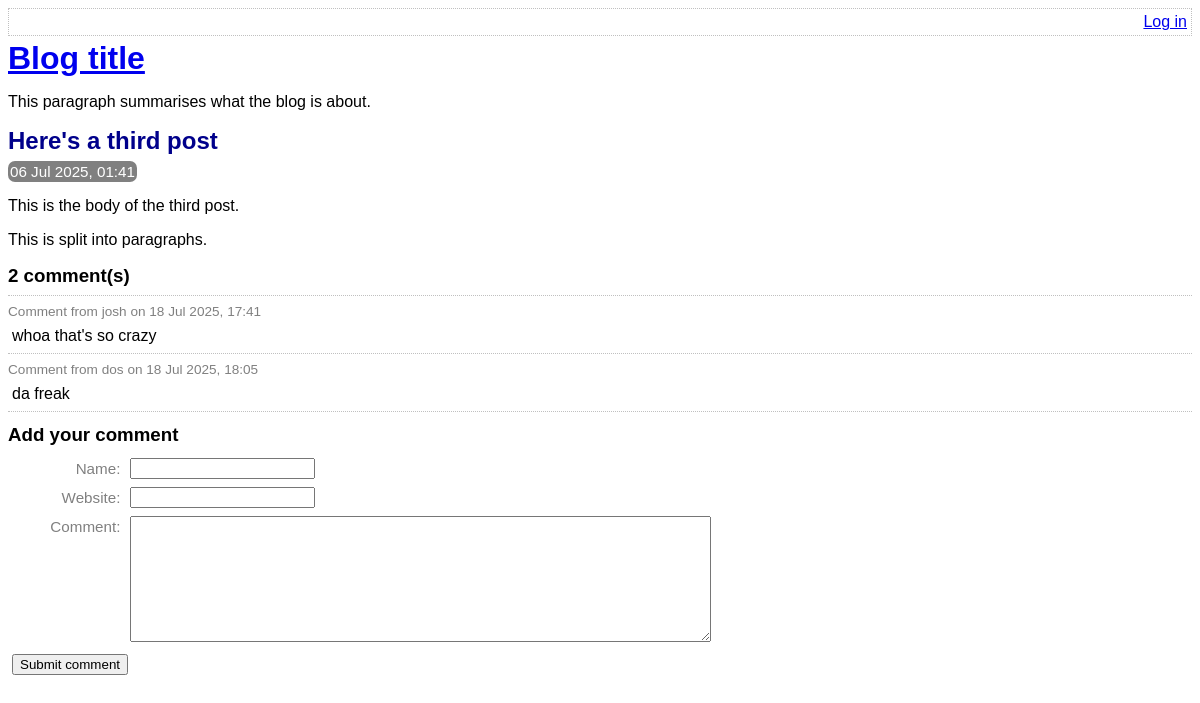
Page /view-post.php?post_id=3 on the earlier database version.
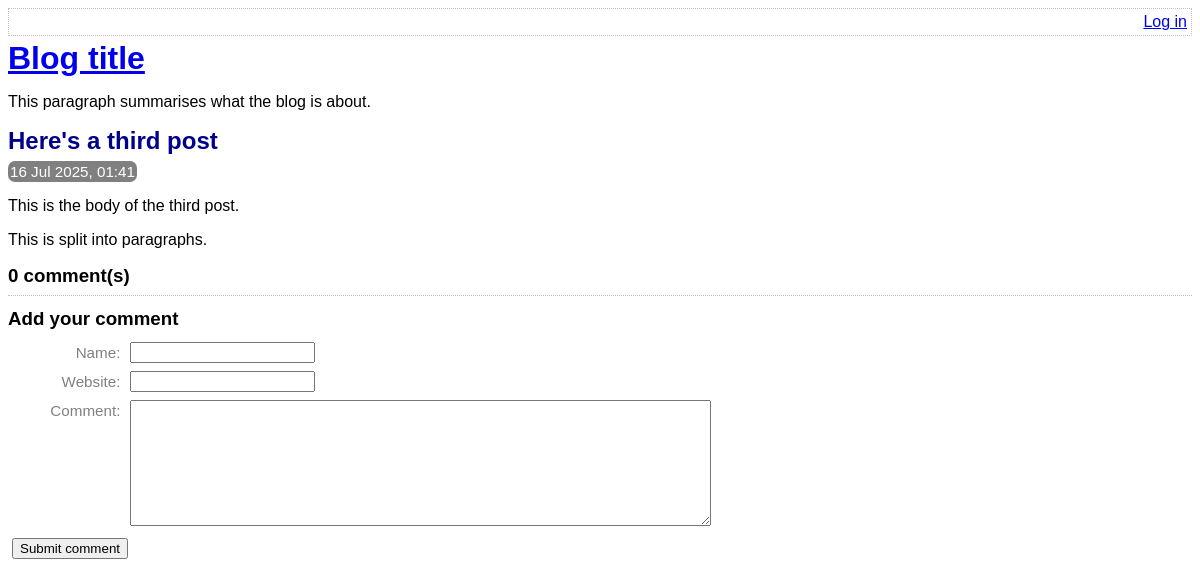
Same page on the later database version.
### tables this page shows
CREATE TABLE post (
    id INTEGER PRIMARY KEY AUTOINCREMENT NOT NULL,
    title VARCHAR NOT NULL,
    body VARCHAR NOT NULL,
    user_id INTEGER NOT NULL,
    created_at TEXT NOT NULL,
    updated_at VARCHAR,
    FOREIGN KEY (user_id) REFERENCES user(id)
);

CREATE TABLE comment (
    id INTEGER PRIMARY KEY AUTOINCREMENT NOT NULL,
    post_id INTEGER NOT NULL,
    created_at VARCHAR NOT NULL,
    "name" VARCHAR NOT NULL,
    website VARCHAR,
    "text" VARCHAR NOT NULL,
    FOREIGN KEY (post_id) REFERENCES post(id)
);

### lib/view-post.php (called while the page is built, shortened)
<?php
function getPostRow(PDO $pdo, $postId) {
    $stmt = $pdo->prepare(
        'SELECT
            title, created_at, body
        FROM
            post
        WHERE
            id = :id'
    );
    $result = $stmt->execute(
        array('id' => $postId, )
    );
    $row = $stmt->fetch(PDO::FETCH_ASSOC);
    return $row;
}

### view-post.php (the view, shortened to what this page needs)
<?php
require_once 'lib/common.php';
require_once 'lib/view-post.php';
if (isset($_GET['post_id'])) {
    $postId = (int) $_GET['post_id'];
} else {
    $postId = 0;
}
$pdo = getPDO();
$row = getPostRow($pdo, $postId);
?>
<!DOCTYPE html>
<html>
    <head>
        <?php require 'templates/head.php' ?>
    </head>
    <body>
        <?php require 'templates/title.php' ?>
        <div class="post">
            <h2>
                <?php echo htmlEscape($row['title']) ?>
            </h2>
            <div class="date">
                <?php echo convertSqlDate($row['created_at']) ?>
            </div>
            <?php echo convertNewLinesToParagraphs($row['body']) ?>
        </div>
        <div class="comment-list">
            <h3><?php echo countCommentsForPost($pdo, $postId) ?> comment(s)</h3>
            <?php foreach (getCommentsForPost($pdo, $postId) as $comment) : ?>
                <div class="comment">
                    <div class="comment-meta">
                        Comment from
                        <?php echo htmlEscape($comment['name']) ?>
                        on
                        <?php echo convertSqlDate($comment['created_at']) ?>
                    </div>
                    <div class="comment-body">
                        <?php echo convertNewLinesToParagraphs($comment['text']) ?>
                    </div>
                </div>
            <?php endforeach ?>
        </div>
        <?php require 'templates/comment-form.php' ?>
    </body>
</html>

### lib/common.php (shortened to what this page needs)
<?php
function htmlEscape($html) {
    return htmlspecialchars($html, ENT_HTML5, 'UTF-8');
}
function convertSqlDate($sqlDate) {
    $date = DateTime::createFromFormat('Y-m-d H:i:s', $sqlDate);
    return $date->format('d M Y, H:i');
}
function convertNewLinesToParagraphs($text) {
    $escaped = htmlEscape($text);
    return '<p>' . str_replace("\n", "</p><p>", $escaped) . '</p>';
}
function countCommentsForPost(PDO $pdo, $postId) {
    $sql = "
        SELECT
            COUNT(*) c
        FROM
            comment
        WHERE
            post_id = :post_id
    ";
    $stmt = $pdo->prepare($sql);
    $stmt->execute(
        array('post_id' => $postId, )
    );
    return (int) $stmt->fetchColumn();
}
function getCommentsForPost(PDO $pdo, $postId) {
    $sql = "
        SELECT
            id, name, text, created_at, website
        FROM
            comment
        WHERE
            post_id = :post_id
    ";
    $stmt = $pdo->prepare($sql);
    $stmt->execute(
        array('post_id' => $postId, )
    );
    return $stmt->fetchAll(PDO::FETCH_ASSOC);
}

Differences in the rows shown:
removed comment: name "josh", created_at "18 Jul 2025, 17:41", text "whoa that's so crazy"
removed comment: name "dos", created_at "18 Jul 2025, 18:05", text "da freak"
changed post "Here's a third post": created_at "06 Jul 2025, 01:41" → "16 Jul 2025, 01:41"
Other differences:
countCommentsForPost($pdo, $postId): "2" → "0"
